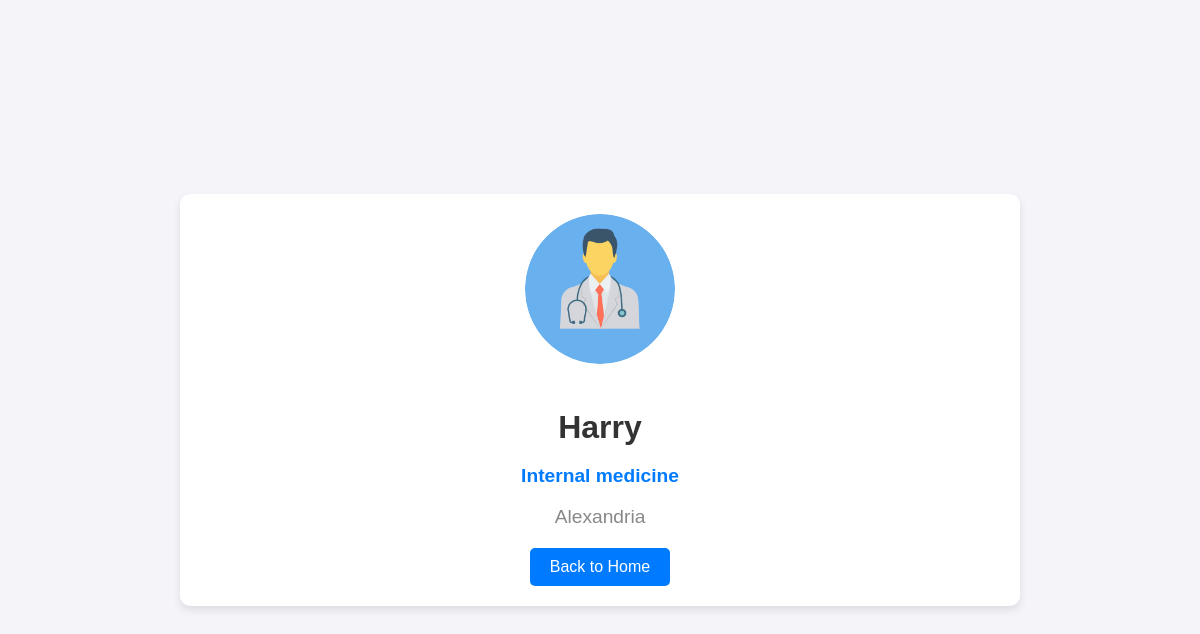
Page /doctor/3/ on the committed database.
### HospitalSystem/models.py (models this page shows, shortened)
class Doctor(models.Model):
    name = models.CharField(max_length=100)
    specialty = models.CharField(max_length=100)
    location = models.CharField(max_length=100)
    image = models.ImageField(upload_to='doctor_images/', null=True, blank=True)

### HospitalSystem/views.py (the view)
# urls.py: path('doctor/<int:id>/', views.doctor_detail, name='doctord'),
def doctor_detail(request, id):
    doctor = get_object_or_404(Doctor, id=id)
    return render(request, r'HospitalSystem/doctor_detail.html', {'doctor': doctor})

### HospitalSystem/templates/HospitalSystem/doctor_detail.html (shortened to what this page needs)
<!DOCTYPE html>
<html lang="en">
<head>
</head>
<body>
    <div class="doctor-card">
        <img src="{{ doctor.image.url }}" alt="{{ doctor.name }}">
        <h1>{{ doctor.name }}</h1>
        <p class="specialty">{{ doctor.specialty }}</p>
        <p class="location">{{ doctor.location }}</p>
        <a href="{% url 'index' %}" class="back-button">Back to Home</a>
    </div>
</body>
</html>

### HospitalSystem/templates/HospitalSystem/doctor_detail.html (style rules this page uses)
body { font-family: Arial, sans-serif; background-color: #f4f4f9; margin: 0; padding: 0; display: flex; justify-content: center; align-items: center; min-height: 100vh; }
.doctor-card { background-color: #fff; border-radius: 10px; box-shadow: 0 4px 8px rgba(0, 0, 0, 0.1); overflow: hidden; width: 90%; max-width: 800px; margin: 20px; padding: 20px; text-align: center; }
.doctor-card img { width: 150px; height: 150px; border-radius: 50%; object-fit: cover; margin-bottom: 20px; }
.doctor-card h1 { font-size: 2rem; color: #333; margin-bottom: 10px; }
.doctor-card p { font-size: 1.2rem; color: #555; margin-bottom: 10px; }
.doctor-card .specialty { font-weight: bold; color: #007bff; margin-bottom: 10px; }
.doctor-card .location { color: #888; margin-bottom: 20px; }
.back-button { display: inline-block; padding: 10px 20px; font-size: 1rem; color: white; background-color: #007bff; border: none; border-radius: 5px; text-decoration: none; cursor: pointer; }

### rows in the picture
Doctor: image (picture), name "Harry", specialty "Internal medicine", location "Alexandria"
